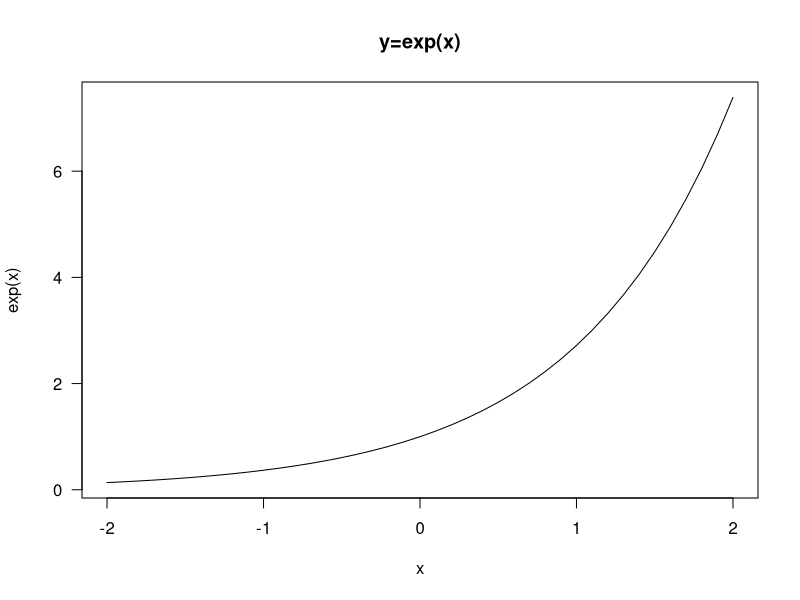
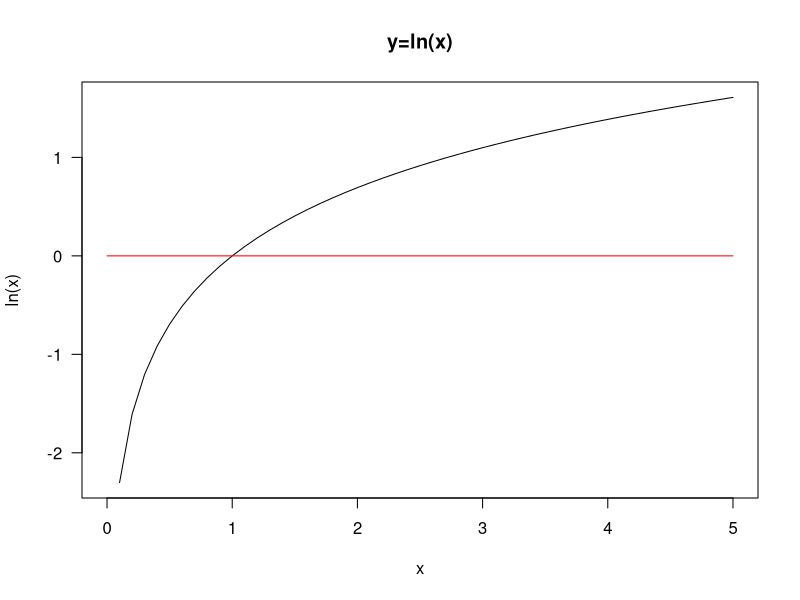
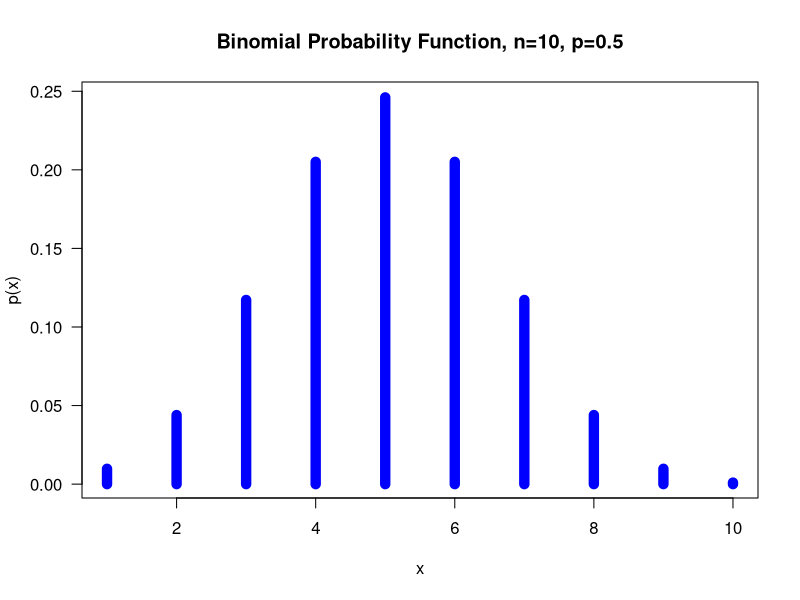
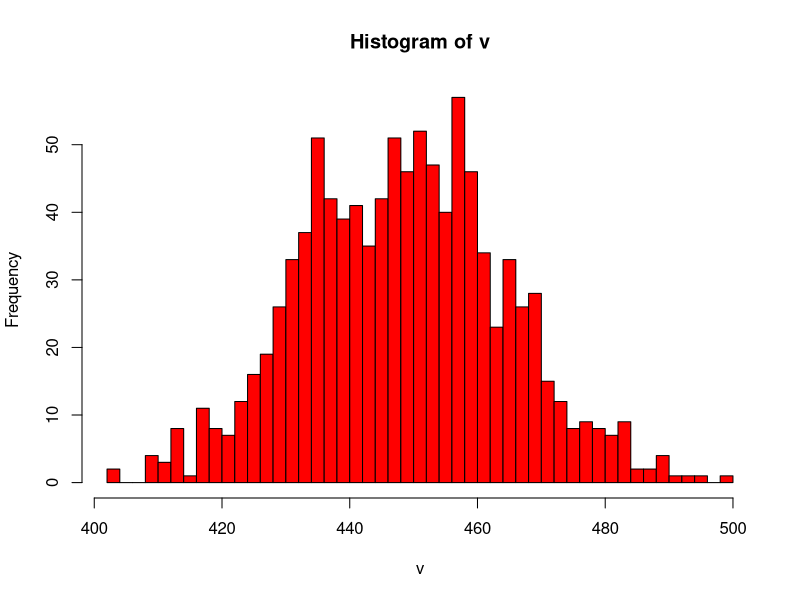
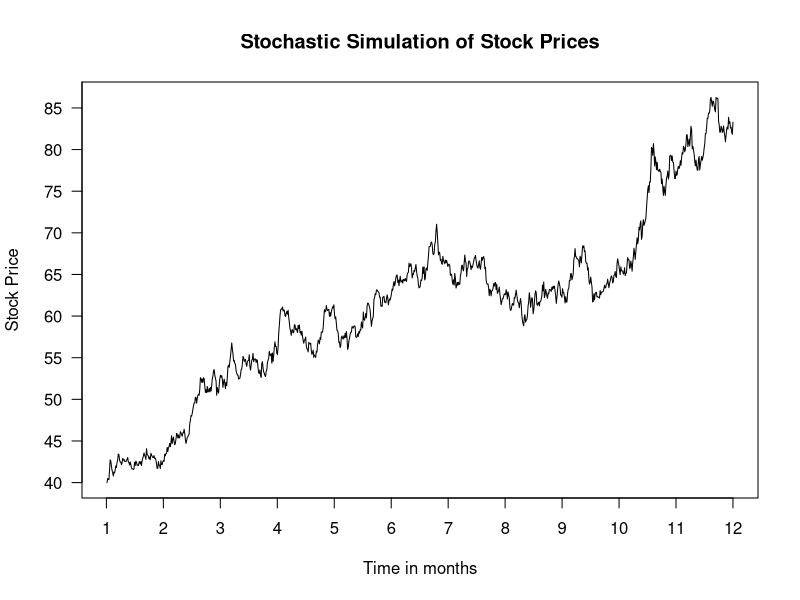

These figures' R source, in order: (Note: this script raises an error after producing the figures.)
xv<-seq(-2,2,by=0.1)
plot(xv,exp(xv),type='l',xlab='x',
ylab='exp(x)',main='y=exp(x)',las=1)

xv<-seq(0,5,by=0.1)
plot(xv,log(xv),type='l',xlab='x',
ylab='ln(x)',main='y=ln(x)',las=1)
lines(c(0,5),c(0,0),col='red',lwd=1)

#X is binomial with p=0.5 and n=10. Plot the probability function of X
f=function(x){dbinom(x,size=10,prob=0.5)}
plot(1:10,f(1:10),type='h',lwd=10,col='blue',ann=FALSE,las=1)
title(main="Binomial Probability Function, n=10, p=0.5",xlab="x",ylab="p(x)")

v=rbinom(1000,size=1023,prob=0.439)
hist(v,n=50,col='red')


## A first example of stochastic simulation ##
# Parameters
a=0.15;d=0.01;v=0.33;S0=40;dt=0.001
# Random Normal Numbers
rn=rnorm(1000,mean=0,sd=1)
#Stock Price Vector
S=1:1000;S[1]=S0
# Recurrence relation
for(i in 2:length(S)){S[i]<-S[i-1]+(a-d)*S[i-1]*dt+
v*S[i-1]*sqrt(dt)*rn[i-1]}
# Plot the stock price
plot(S,type="l",ann=FALSE,las=1,axes=FALSE)
title(main="Stochastic Simulation of Stock Prices",
xlab="Time in months",ylab="Stock Price")
box()
ma=10*ceiling(0.1*max(S))
mn=10*floor(0.1*min(S))
axis(2,at=seq(mn,ma,by=5),las=1)
axis(1,at=seq(0,1000,length=12),lab=1:12)
par (mfrow=c(3,2))
par (mfrow =c(rows,columns))